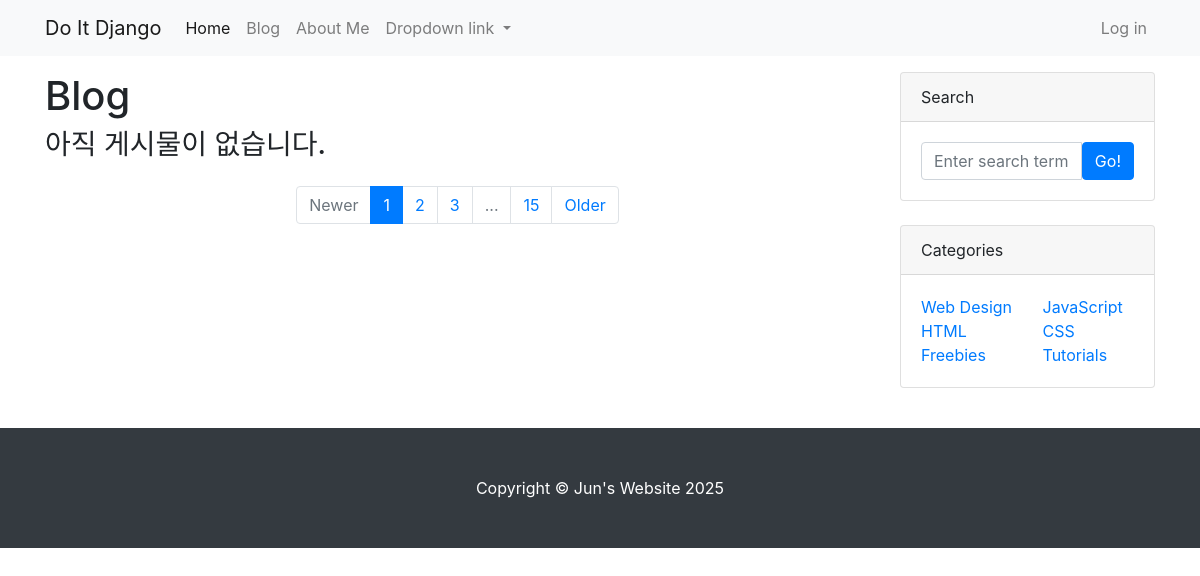
Before: /blog/ with the older database file.
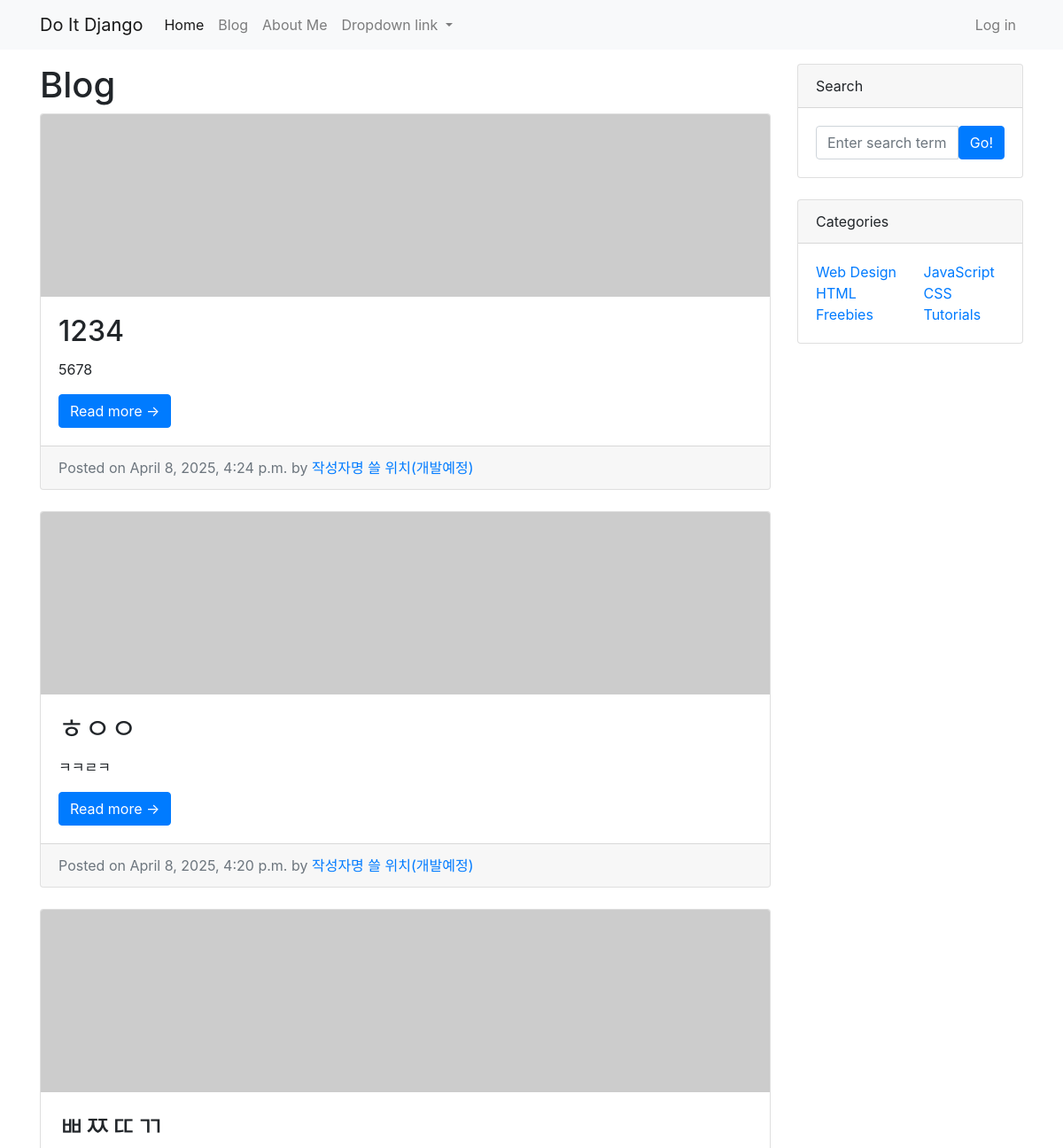
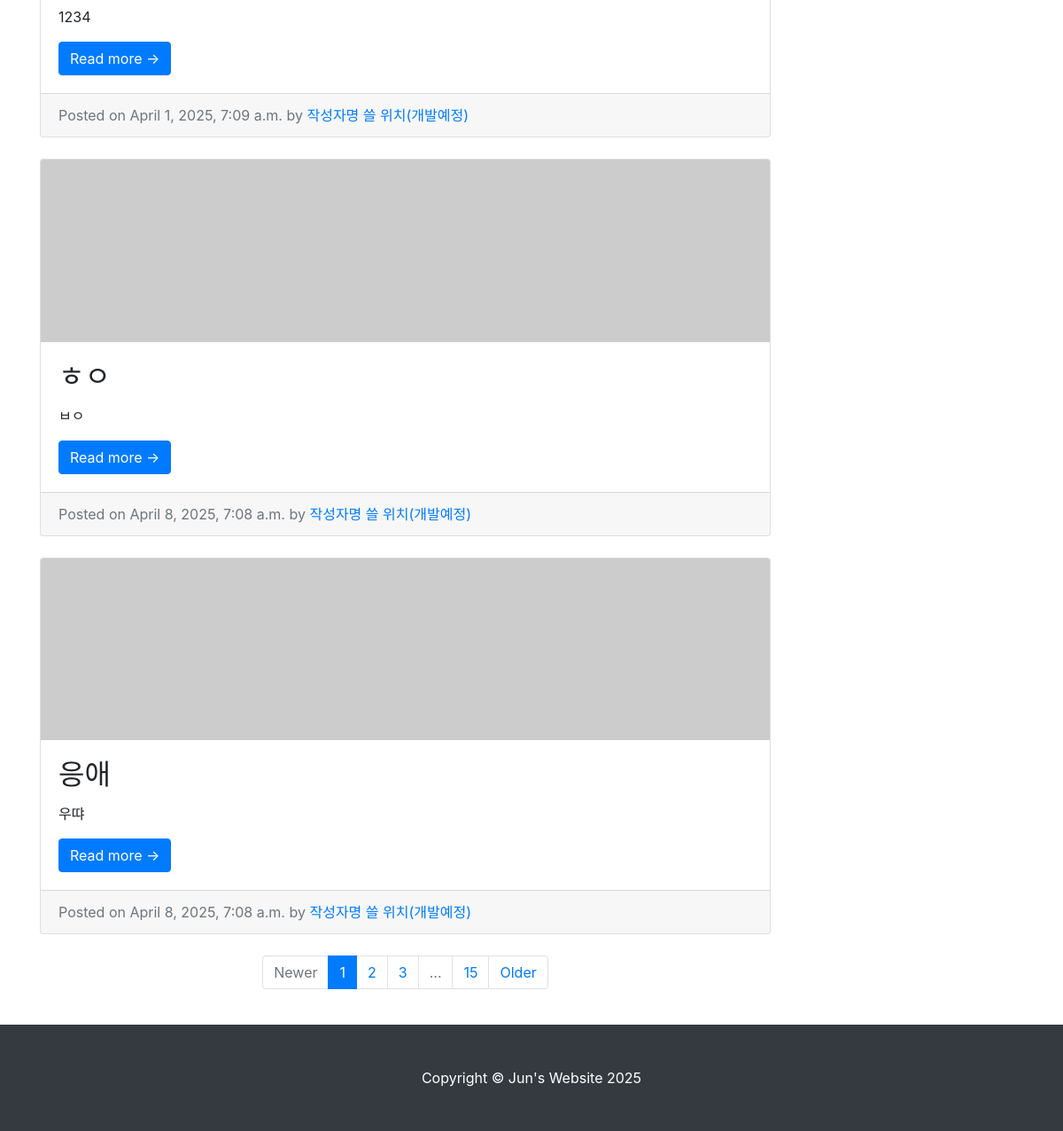
After: the same page with the newer database file (2 pictures, top to bottom).
### blog/models.py (models this page shows, shortened)
class Post(models.Model):
    title = models.CharField(max_length=30)
    hook_text = models.CharField(max_length=100, blank=True)
    content = models.TextField()
    head_image = models.ImageField(upload_to='blog/images/%Y/%m/%d/', blank=True)
    file_upload = models.FileField(upload_to='blog/files/%Y/%m/%d/', blank=True)
    created_at = models.DateTimeField(auto_now_add=True)
    updated_at = models.DateTimeField(auto_now=True)
    def get_absolute_url(self):
        return f'/blog/{self.pk}/'

### blog/views.py (the view)
# urls.py: path('', views.PostList.as_view()),
class PostList(ListView):
    model = Post
    ordering = '-pk'

### blog/templates/blog/post_list.html (shortened to what this page needs)
{% extends 'blog/base.html' %}
{% block main_area %}
    <h1>Blog</h1>
    {% if post_list.exists %}
        {% for p in post_list %}
        <div class="card mb-4">
            {% if p.head_image %}
                <a href="#!"><img class="card-img-top" src="{{ p.head_image.url }}" alt="{{ p }} head image" /></a>
            {% else %}
                <a href="#!"><img class="card-img-top" src="https://picsum.photos/seed/{{ p.id }}/800/200
                    " alt="random_image" /></a>
            {% endif %}
            <div class="card-body">
                <h2 class="card-title">{{ p.title }}</h2>
                <p class="card-text">{{ p.content | truncatewords:45 }}</p>
                <a href="{{ p.get_absolute_url }}" class="btn btn-primary">Read more &rarr;</a>
            </div>
            <div class="card-footer text-muted">
                Posted on {{ p.created_at }} by
                <a href="#">작성자명 쓸 위치(개발예정)</a>
            </div>
        </div>
        {% endfor %}
    {% else %}
        <h3>아직 게시물이 없습니다.</h3>
    {% endif %}
        <ul class="pagination justify-content-center my-4">
            <li class="page-item disabled"><a class="page-link" href="#" tabindex="-1" aria-disabled="true">Newer</a></li>
            <li class="page-item active" aria-current="page"><a class="page-link" href="#!">1</a></li>
            <li class="page-item"><a class="page-link" href="#!">2</a></li>
            <li class="page-item"><a class="page-link" href="#!">3</a></li>
            <li class="page-item disabled"><a class="page-link" href="#!">...</a></li>
            <li class="page-item"><a class="page-link" href="#!">15</a></li>
            <li class="page-item"><a class="page-link" href="#!">Older</a></li>
        </ul>
{% endblock %}

### blog/templates/blog/base.html (shortened to what this page needs)
<!DOCTYPE html>
{% load static %}
<html lang="en">
    <head>
        <link rel="stylesheet" href="{% static 'blog/bootstrap/bootstrap.min.css' %}"media="screen">
    </head>
    <body>
        {% include 'blog/navbar.html' %}
        <div class="container my-3">
            <div class="row">
                <div class="col-md-8 col-lg-9" id="main-area">
                    {% block main_area %}
                    {% endblock %}
                </div>
                <div class="col-md-4 col-lg-3">
                    <div class="card mb-4">
                        <div class="card-header">Search</div>
                        <div class="card-body">
                            <div class="input-group">
                                <input class="form-control" type="text" placeholder="Enter search term..." aria-label="Enter search term..." aria-describedby="button-search" />
                                <button class="btn btn-primary" id="button-search" type="button">Go!</button>
                            </div>
                        </div>
                    </div>
                    <div class="card mb-4">
                        <div class="card-header">Categories</div>
                        <div class="card-body">
                            <div class="row">
                                <div class="col-sm-6">
                                    <ul class="list-unstyled mb-0">
                                        <li><a href="#!">Web Design</a></li>
                                        <li><a href="#!">HTML</a></li>
                                        <li><a href="#!">Freebies</a></li>
                                    </ul>
                                </div>
                                <div class="col-sm-6">
                                    <ul class="list-unstyled mb-0">
                                        <li><a href="#!">JavaScript</a></li>
                                        <li><a href="#!">CSS</a></li>
                                        <li><a href="#!">Tutorials</a></li>
                                    </ul>
                                </div>
                            </div>
                        </div>
                    </div>
                </div>
            </div>
        </div>
        {% include 'blog/footer.html' %}
    </body>
</html>

### blog/templates/blog/navbar.html (shortened to what this page needs)
<!DOCTYPE html>
{% load static %}
<html lang="en">
<head>
    <link rel="stylesheet" href="{% static 'blog/bootstrap/bootstrap.min.css' %}"media="screen">
</head>
<body>
<nav class="navbar navbar-expand-lg navbar-light bg-light">
    <div class="container">
        <a class="navbar-brand" href="/">Do It Django</a>
        <div class="collapse navbar-collapse" id="navbarNavDropdown">
        <ul class="navbar-nav mr-auto">
            <li class="nav-item active">
            <a class="nav-link" href="/">Home</a>
            </li>
            <li class="nav-item">
            <a class="nav-link" href="/blog/">Blog</a>
            </li>
            <li class="nav-item">
            <a class="nav-link" href="/about_me/">About Me</a>
            </li>
            <li class="nav-item dropdown">
            <a class="nav-link dropdown-toggle" href="#" id="navbarDropdownMenuLink" role="button" data-toggle="dropdown" aria-haspopup="true" aria-expanded="false">
                Dropdown link
            </a>
            </li>
        </ul>
        <ui class="navbar-nav">
            <li class="nav-item">
            <a class="nav-link" href="#" data-toggle="modal" data-target="#loginModal">Log in</a>
            </li>
        </ui>
    </div>
</nav>

### blog/templates/blog/footer.html
<footer class="py-5 bg-dark">
    <div class="container"><p class="m-0 text-center text-white">Copyright &copy; Jun's Website 2025</p></div>
</footer>

Changed rows visible on the page:
added Post: title "1234", content "5678", created_at "April 8, 2025, 4:24 p.m."
added Post: title "ㅎㅇㅇ", content "ㅋㅋㄹㅋ", created_at "April 8, 2025, 4:20 p.m."
added Post: title "ㅃㅉㄸㄲ", content "1234", created_at "April 1, 2025, 7:09 a.m."
added Post: title "ㅎㅇ", content "ㅂㅇ", created_at "April 8, 2025, 7:08 a.m."
added Post: title "응애", content "우땨", created_at "April 8, 2025, 7:08 a.m."
Other visible differences:
text no longer shown: "아직 게시물이 없습니다."
